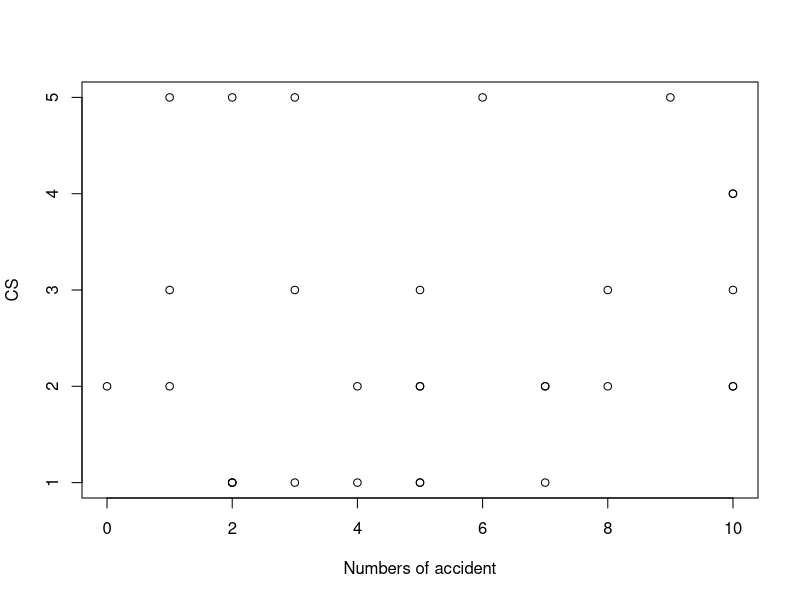
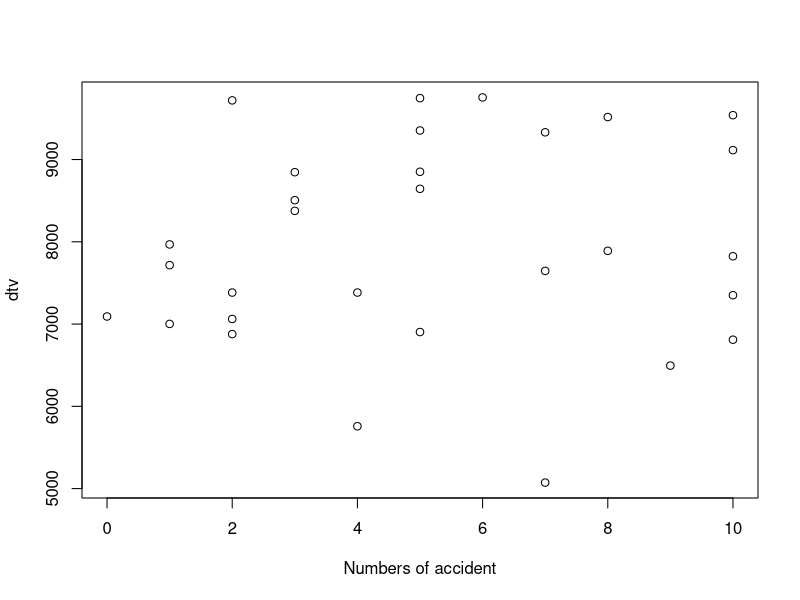
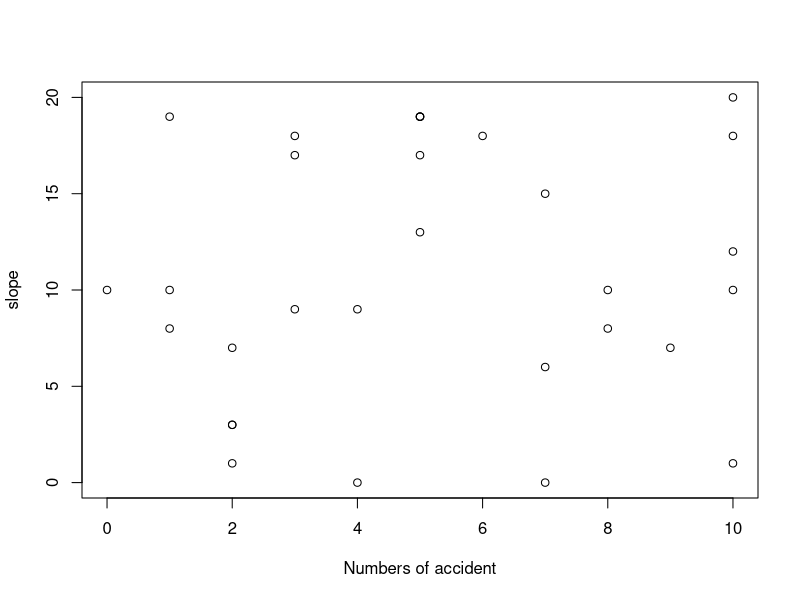
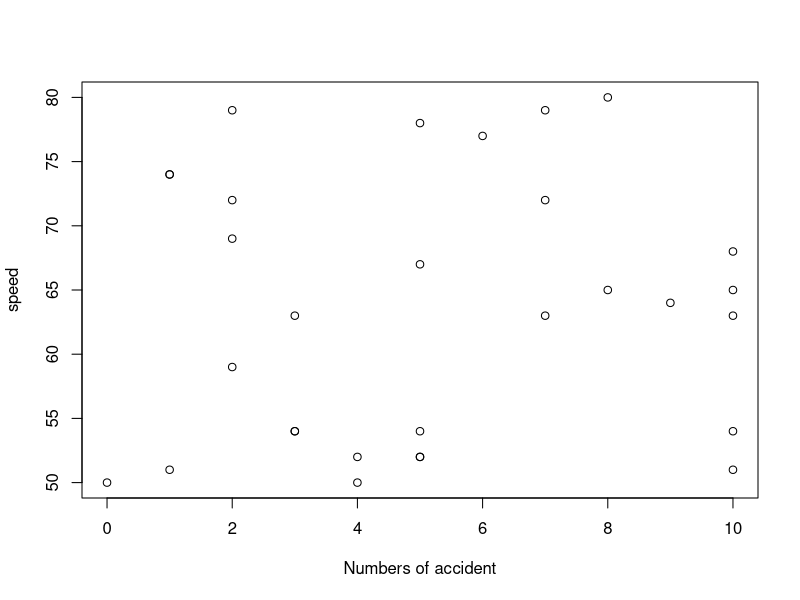
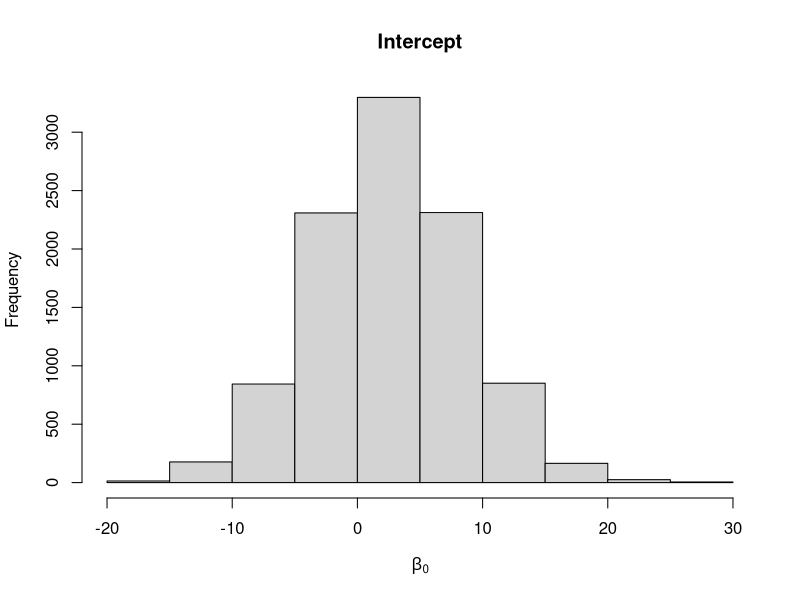
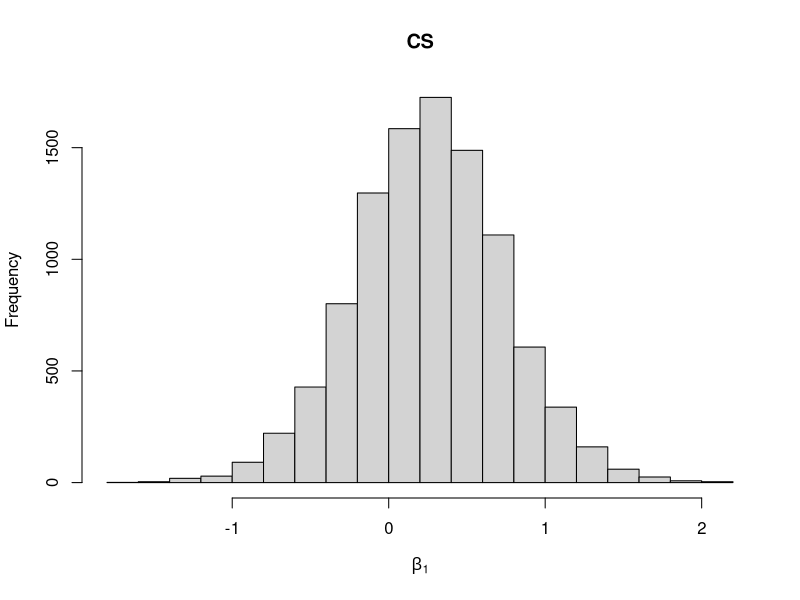
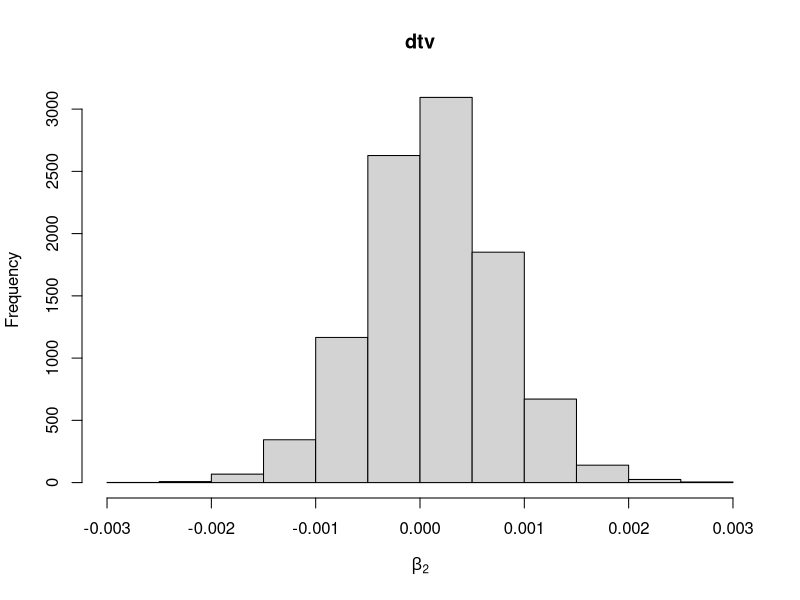
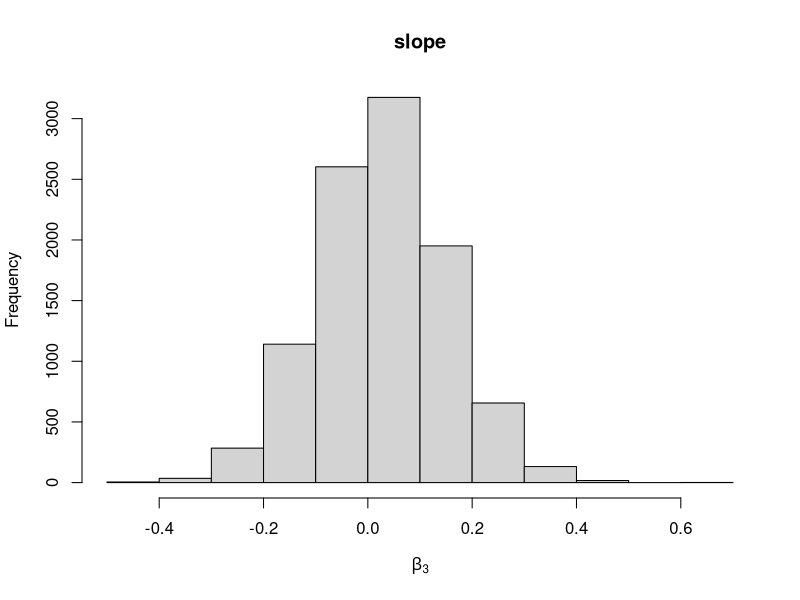

Recreate these plots in R, in order.
################################
# example of Bayesian estimation for a linear model
# Coded by Nam Lethanh (lethanh@ibi.baug.ethz.ch)
################################
library(LearnBayes) #requires R package to perform Bayesian estimation
data=read.csv("accidentdata.csv", header=TRUE) #Data
attach(data) 
plot(noaccident,CS,xlab="Numbers of accident")
plot(noaccident,dtv,xlab="Numbers of accident")
plot(noaccident,slope,xlab="Numbers of accident")
plot(noaccident,speed,xlab="Numbers of accident")
##### Least-squares fit
fit=lm(noaccident~CS+dtv+slope+speed,data=data,x=TRUE,y=TRUE)
summary(fit)
cat("RESULTS OF LEAST SQUARED FIT METHOD \n")
print(summary(fit))
##### Sampling from posterior
N=10000 #sampling numbers
theta.sample=blinreg(fit$y,fit$x,N) #Sampling from Posterior function
hist(theta.sample$beta[,1],main="Intercept",
     xlab=expression(beta[0]))
hist(theta.sample$beta[,2],main="CS",
     xlab=expression(beta[1]))
hist(theta.sample$beta[,3],main="dtv",
     xlab=expression(beta[2]))
hist(theta.sample$beta[,4],main="slope",
     xlab=expression(beta[3]))
hist(theta.sample$beta[,5],main="speed",
     xlab=expression(beta[4]))
hist(theta.sample$sigma,main="error",
     xlab=expression(epsilon))
cat("RESULTS OF BAYESIAN ESTIMATION \n")
cat("Confident interval \n")
quantile1<-apply(theta.sample$beta,2,quantile,c(.05,.5,.95))
quantile2<-quantile(theta.sample$sigma,c(.05,.5,.95))
print(quantile1)
print(quantile2)
cat("THE END")
